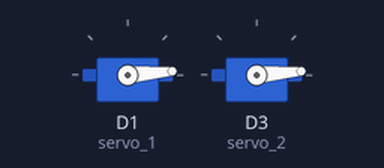
This sketch was run on a simulated ESP8266 (NodeMCU). On the bench: 2 × servo.

Above: at 0.05 s.
At 0.85 s:
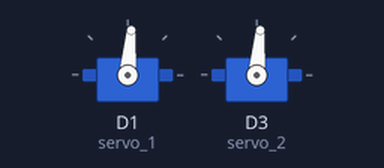
At 1.7 s:
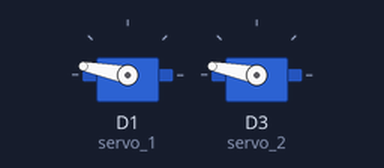
At 3.4 s:
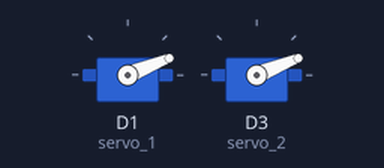
Timing chart, 0 to 8.3 s (numbered marks = the images above):
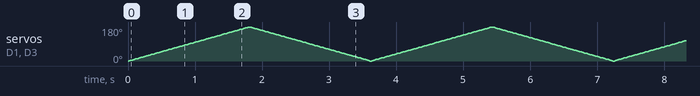

The sketch:

servo_2_test.ino
```cpp
#include <Servo.h>
Servo servo_1;
Servo servo_2;

void setup() {
  servo_1.attach(D1,500,2400);
  servo_2.attach(D3,500,2400);
}

void turn_clockwise(Servo& servo_x, Servo& servo_y) {
  for(int i=0; i<=180; ++i) {
    servo_x.write(i);
    servo_y.write(i);
    delay(10);
  }
}
void turn_anticlockwise(Servo& servo_x, Servo& servo_y) {
  for(int i=180; i>=0; --i) {
    servo_x.write(i);
    servo_y.write(i);
    delay(10);
  }
}

void loop() {
  turn_clockwise(servo_1, servo_2);
  turn_anticlockwise(servo_1, servo_2);

}
```
